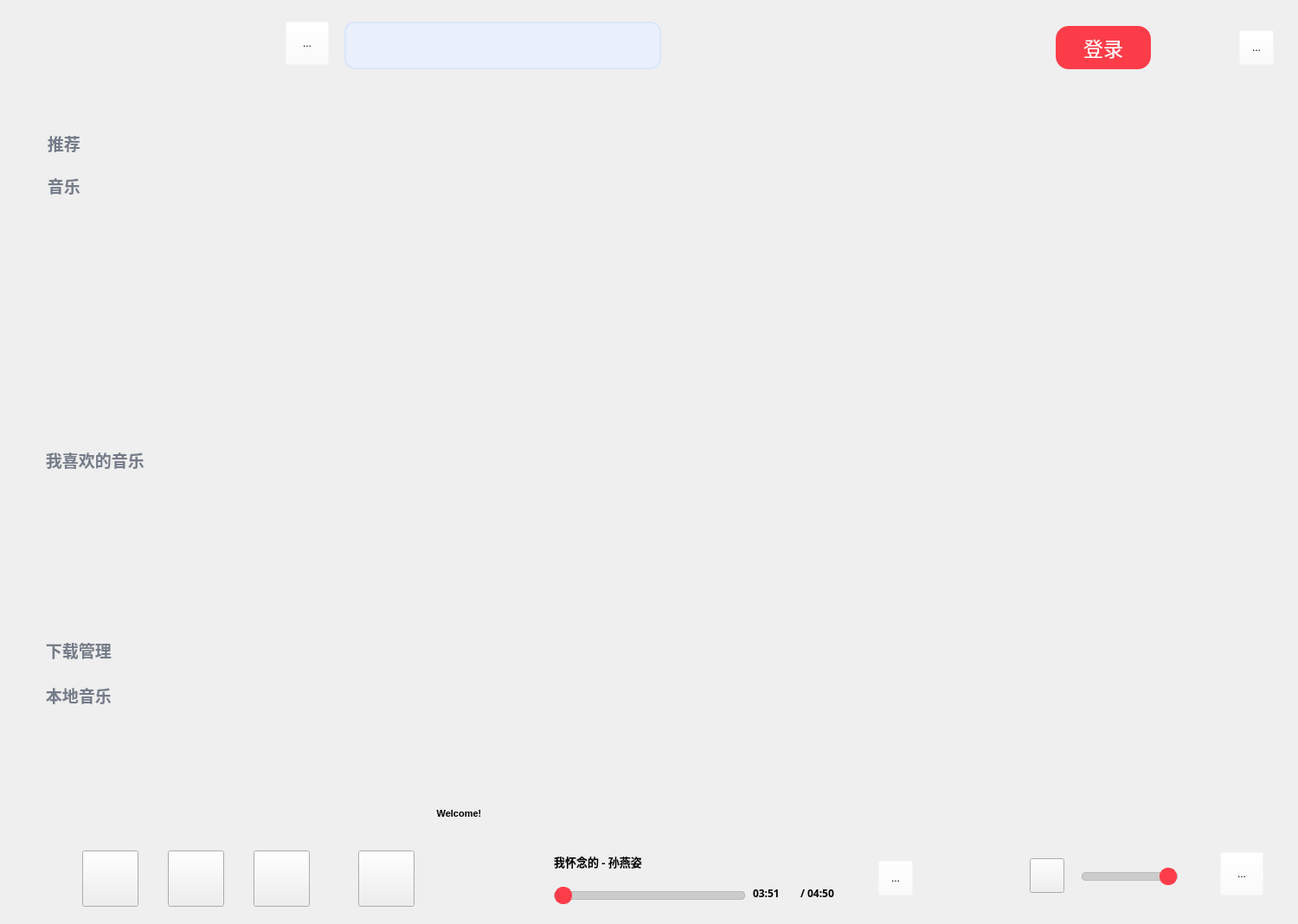
<?xml version="1.0" encoding="UTF-8"?>
<ui version="4.0">
 <class>Widget</class>
 <widget class="QWidget" name="Widget">
  <property name="geometry">
   <rect>
    <x>0</x>
    <y>0</y>
    <width>1500</width>
    <height>1068</height>
   </rect>
  </property>
  <property name="windowTitle">
   <string>Widget</string>
  </property>
  <widget class="QLabel" name="currentLyric">
   <property name="geometry">
    <rect>
     <x>320</x>
     <y>920</y>
     <width>421</width>
     <height>41</height>
    </rect>
   </property>
   <property name="font">
    <font>
     <family>Microsoft YaHei UI</family>
     <pointsize>8</pointsize>
     <weight>75</weight>
     <bold>true</bold>
     <kerning>true</kerning>
    </font>
   </property>
   <property name="text">
    <string>Welcome!</string>
   </property>
   <property name="alignment">
    <set>Qt::AlignCenter</set>
   </property>
  </widget>
  <widget class="QStackedWidget" name="stackedWidget">
   <property name="geometry">
    <rect>
     <x>292</x>
     <y>80</y>
     <width>1200</width>
     <height>850</height>
    </rect>
   </property>
   <property name="styleSheet">
    <string notr="true"/>
   </property>
   <property name="currentIndex">
    <number>2</number>
   </property>
   <widget class="QWidget" name="page_music">
    <widget class="RotateWidget" name="PostWidget" native="true">
     <property name="geometry">
      <rect>
       <x>150</x>
       <y>220</y>
       <width>400</width>
       <height>400</height>
      </rect>
     </property>
     <property name="sizePolicy">
      <sizepolicy hsizetype="Fixed" vsizetype="Fixed">
       <horstretch>0</horstretch>
       <verstretch>0</verstretch>
      </sizepolicy>
     </property>
     <property name="minimumSize">
      <size>
       <width>400</width>
       <height>400</height>
      </size>
     </property>
    </widget>
    <widget class="QWidget" name="widget_4" native="true">
     <property name="geometry">
      <rect>
       <x>673</x>
       <y>130</y>
       <width>461</width>
       <height>671</height>
      </rect>
     </property>
     <layout class="QVBoxLayout" name="verticalLayout">
      <item>
       <widget class="QLabel" name="lyricLabel_1">
        <property name="minimumSize">
         <size>
          <width>200</width>
          <height>40</height>
         </size>
        </property>
        <property name="font">
         <font>
          <family>微软雅黑 Light</family>
          <pointsize>13</pointsize>
          <stylestrategy>PreferAntialias</stylestrategy>
         </font>
        </property>
        <property name="text">
         <string/>
        </property>
        <property name="alignment">
         <set>Qt::AlignLeading|Qt::AlignLeft|Qt::AlignVCenter</set>
        </property>
        <property name="wordWrap">
         <bool>true</bool>
        </property>
       </widget>
      </item>
      <item>
       <widget class="QLabel" name="lyricLabel_2">
        <property name="minimumSize">
         <size>
          <width>200</width>
          <height>40</height>
         </size>
        </property>
        <property name="font">
         <font>
          <family>微软雅黑 Light</family>
          <pointsize>13</pointsize>
          <stylestrategy>PreferAntialias</stylestrategy>
         </font>
        </property>
        <property name="text">
         <string/>
        </property>
        <property name="alignment">
         <set>Qt::AlignLeading|Qt::AlignLeft|Qt::AlignVCenter</set>
        </property>
        <property name="wordWrap">
         <bool>true</bool>
        </property>
       </widget>
      </item>
      <item>
       <widget class="QLabel" name="lyricLabel_3">
        <property name="minimumSize">
         <size>
          <width>250</width>
          <height>50</height>
         </size>
        </property>
        <property name="font">
         <font>
          <family>微软雅黑</family>
          <pointsize>16</pointsize>
          <weight>75</weight>
          <bold>true</bold>
          <underline>false</underline>
         </font>
        </property>
        <property name="text">
         <string>Welcome!</string>
        </property>
        <property name="alignment">
         <set>Qt::AlignLeading|Qt::AlignLeft|Qt::AlignVCenter</set>
        </property>
        <property name="wordWrap">
         <bool>true</bool>
        </property>
       </widget>
      </item>
      <item>
       <widget class="QLabel" name="lyricLabel_4">
        <property name="minimumSize">
         <size>
          <width>200</width>
          <height>40</height>
         </size>
        </property>
        <property name="font">
         <font>
          <family>微软雅黑 Light</family>
          <pointsize>13</pointsize>
          <stylestrategy>PreferAntialias</stylestrategy>
         </font>
        </property>
        <property name="text">
         <string/>
        </property>
        <property name="alignment">
         <set>Qt::AlignLeading|Qt::AlignLeft|Qt::AlignVCenter</set>
        </property>
        <property name="wordWrap">
         <bool>true</bool>
        </property>
       </widget>
      </item>
      <item>
       <widget class="QLabel" name="lyricLabel_5">
        <property name="minimumSize">
         <size>
          <width>200</width>
          <height>40</height>
         </size>
        </property>
        <property name="font">
         <font>
          <family>微软雅黑 Light</family>
          <pointsize>13</pointsize>
          <stylestrategy>PreferAntialias</stylestrategy>
         </font>
        </property>
        <property name="text">
         <string/>
        </property>
        <property name="alignment">
         <set>Qt::AlignLeading|Qt::AlignLeft|Qt::AlignVCenter</set>
        </property>
        <property name="wordWrap">
         <bool>true</bool>
        </property>
       </widget>
      </item>
      <item>
       <widget class="QLabel" name="lyricLabel_6">
        <property name="minimumSize">
         <size>
          <width>200</width>
          <height>40</height>
         </size>
        </property>
        <property name="font">
         <font>
          <family>微软雅黑 Light</family>
          <pointsize>13</pointsize>
          <stylestrategy>PreferAntialias</stylestrategy>
         </font>
        </property>
        <property name="styleSheet">
         <string notr="true"/>
        </property>
        <property name="text">
         <string/>
        </property>
        <property name="alignment">
         <set>Qt::AlignLeading|Qt::AlignLeft|Qt::AlignVCenter</set>
        </property>
        <property name="wordWrap">
         <bool>true</bool>
        </property>
       </widget>
      </item>
      <item>
       <widget class="QLabel" name="lyricLabel_7">
        <property name="minimumSize">
         <size>
          <width>200</width>
          <height>40</height>
         </size>
        </property>
        <property name="font">
         <font>
          <family>微软雅黑 Light</family>
          <pointsize>13</pointsize>
          <stylestrategy>PreferAntialias</stylestrategy>
         </font>
        </property>
        <property name="styleSheet">
         <string notr="true"/>
        </property>
        <property name="text">
         <string/>
        </property>
        <property name="alignment">
         <set>Qt::AlignLeading|Qt::AlignLeft|Qt::AlignVCenter</set>
        </property>
        <property name="wordWrap">
         <bool>true</bool>
        </property>
       </widget>
      </item>
      <item>
       <widget class="QLabel" name="lyricLabel_8">
        <property name="minimumSize">
         <size>
          <width>200</width>
          <height>40</height>
         </size>
        </property>
        <property name="font">
         <font>
          <family>微软雅黑 Light</family>
          <pointsize>13</pointsize>
          <stylestrategy>PreferAntialias</stylestrategy>
         </font>
        </property>
        <property name="styleSheet">
         <string notr="true"/>
        </property>
        <property name="text">
         <string/>
        </property>
        <property name="alignment">
         <set>Qt::AlignLeading|Qt::AlignLeft|Qt::AlignVCenter</set>
        </property>
        <property name="wordWrap">
         <bool>true</bool>
        </property>
       </widget>
      </item>
      <item>
       <widget class="QLabel" name="lyricLabel_9">
        <property name="minimumSize">
         <size>
          <width>200</width>
          <height>40</height>
         </size>
        </property>
        <property name="font">
         <font>
          <family>微软雅黑 Light</family>
          <pointsize>13</pointsize>
          <stylestrategy>PreferAntialias</stylestrategy>
         </font>
        </property>
        <property name="styleSheet">
         <string notr="true"/>
        </property>
        <property name="text">
         <string/>
        </property>
        <property name="alignment">
         <set>Qt::AlignLeading|Qt::AlignLeft|Qt::AlignVCenter</set>
        </property>
        <property name="wordWrap">
         <bool>true</bool>
        </property>
       </widget>
      </item>
     </layout>
    </widget>
   </widget>
   <widget class="QWidget" name="page_home">
    <widget class="QLabel" name="label_enter_hotlist">
     <property name="geometry">
      <rect>
       <x>60</x>
       <y>80</y>
       <width>280</width>
       <height>280</height>
      </rect>
     </property>
     <property name="mouseTracking">
      <bool>true</bool>
     </property>
     <property name="styleSheet">
      <string notr="true"/>
     </property>
     <property name="text">
      <string/>
     </property>
    </widget>
    <widget class="QLabel" name="label_enter_newlist">
     <property name="geometry">
      <rect>
       <x>440</x>
       <y>80</y>
       <width>280</width>
       <height>280</height>
      </rect>
     </property>
     <property name="styleSheet">
      <string notr="true"/>
     </property>
     <property name="text">
      <string/>
     </property>
    </widget>
    <widget class="QLabel" name="label_enter_uplist">
     <property name="geometry">
      <rect>
       <x>830</x>
       <y>80</y>
       <width>280</width>
       <height>280</height>
      </rect>
     </property>
     <property name="styleSheet">
      <string notr="true"/>
     </property>
     <property name="text">
      <string/>
     </property>
    </widget>
    <widget class="QLabel" name="label_enter_goldlist">
     <property name="geometry">
      <rect>
       <x>60</x>
       <y>460</y>
       <width>280</width>
       <height>280</height>
      </rect>
     </property>
     <property name="styleSheet">
      <string notr="true"/>
     </property>
     <property name="text">
      <string/>
     </property>
    </widget>
    <widget class="QLabel" name="label_enter_jaylist">
     <property name="geometry">
      <rect>
       <x>440</x>
       <y>460</y>
       <width>280</width>
       <height>280</height>
      </rect>
     </property>
     <property name="styleSheet">
      <string notr="true"/>
     </property>
     <property name="text">
      <string/>
     </property>
    </widget>
    <widget class="QLabel" name="label_6">
     <property name="geometry">
      <rect>
       <x>30</x>
       <y>20</y>
       <width>261</width>
       <height>50</height>
      </rect>
     </property>
     <property name="font">
      <font>
       <family>Microsoft YaHei UI</family>
       <pointsize>15</pointsize>
       <weight>75</weight>
       <bold>true</bold>
      </font>
     </property>
     <property name="text">
      <string>歌单广场</string>
     </property>
    </widget>
    <widget class="QLabel" name="label_7">
     <property name="geometry">
      <rect>
       <x>130</x>
       <y>370</y>
       <width>130</width>
       <height>50</height>
      </rect>
     </property>
     <property name="font">
      <font>
       <family>Microsoft YaHei UI</family>
       <pointsize>11</pointsize>
      </font>
     </property>
     <property name="text">
      <string>热门歌曲榜</string>
     </property>
     <property name="alignment">
      <set>Qt::AlignCenter</set>
     </property>
    </widget>
    <widget class="QLabel" name="label_8">
     <property name="geometry">
      <rect>
       <x>520</x>
       <y>370</y>
       <width>130</width>
       <height>50</height>
      </rect>
     </property>
     <property name="font">
      <font>
       <family>Microsoft YaHei UI</family>
       <pointsize>11</pointsize>
      </font>
     </property>
     <property name="text">
      <string>新歌榜</string>
     </property>
     <property name="alignment">
      <set>Qt::AlignCenter</set>
     </property>
    </widget>
    <widget class="QLabel" name="label_9">
     <property name="geometry">
      <rect>
       <x>910</x>
       <y>370</y>
       <width>130</width>
       <height>50</height>
      </rect>
     </property>
     <property name="font">
      <font>
       <family>Microsoft YaHei UI</family>
       <pointsize>11</pointsize>
      </font>
     </property>
     <property name="text">
      <string>飙升榜</string>
     </property>
     <property name="alignment">
      <set>Qt::AlignCenter</set>
     </property>
    </widget>
    <widget class="QLabel" name="label_10">
     <property name="geometry">
      <rect>
       <x>130</x>
       <y>750</y>
       <width>130</width>
       <height>50</height>
      </rect>
     </property>
     <property name="font">
      <font>
       <family>Microsoft YaHei UI</family>
       <pointsize>11</pointsize>
      </font>
     </property>
     <property name="text">
      <string>华语金曲</string>
     </property>
     <property name="alignment">
      <set>Qt::AlignCenter</set>
     </property>
    </widget>
    <widget class="QLabel" name="label_11">
     <property name="geometry">
      <rect>
       <x>520</x>
       <y>750</y>
       <width>130</width>
       <height>50</height>
      </rect>
     </property>
     <property name="font">
      <font>
       <family>Microsoft YaHei UI</family>
       <pointsize>11</pointsize>
      </font>
     </property>
     <property name="text">
      <string>周杰伦精选</string>
     </property>
     <property name="alignment">
      <set>Qt::AlignCenter</set>
     </property>
    </widget>
   </widget>
   <widget class="QWidget" name="page_search">
    <widget class="QListWidget" name="listWidget_search">
     <property name="geometry">
      <rect>
       <x>30</x>
       <y>85</y>
       <width>1138</width>
       <height>735</height>
      </rect>
     </property>
     <property name="styleSheet">
      <string notr="true">QListWidget {
    background-color: transparent; /* 设置QListWidget的背景为透明 */
    border: none; /* 不显示边框 */
    border-radius: 10px; /* 整体圆角 */
	outline:0px;
}

QListWidget::item {
    /*height: 150px; /* 设置每一项的高度 */
    border-radius: 10px; /* 每一项也设置圆角 */
    /*padding: 10px; /* 设置内边距 */
}

QListWidget::item:selected {
    /*background-color: #4CAF50; /* 选中项的背景颜色 */
    /*color: white; /* 选中项的文字颜色 */
}

QListWidget::item:hover {
    background-color: #f0f0f0; /* 鼠标悬停时项的背景颜色 */
    border-radius: 10px; /* 保持圆角 */
}

/* 自定义滑动条的样式 */
QScrollBar:vertical {
    border: none; /* 移除边框 */
    background: #f0f0f0; /* 滑动条背景色 */
    width: 8px; /* 设置滑动条宽度 */
    margin: 0px 0px 0px 0px; /* 滑动条上下的边距 */
    border-radius: 4px; /* 圆角效果 */
}

QScrollBar::handle:vertical {
    background: #bfbfbf; /* 滑块颜色 */
    border-radius: 4px; /* 圆角效果 */
    min-height: 20px; /* 滑块的最小高度 */
}

QScrollBar::handle:vertical:hover {
    background: #a6a6a6; /* 悬停时滑块的颜色 */
}

QScrollBar::add-line:vertical, QScrollBar::sub-line:vertical {
    background: none; /* 隐藏滑动条上下的按钮 */
    height: 0px; /* 移除按钮高度 */
    width: 0px;
}

/* 防止滑块超出范围 */
QScrollBar::add-page:vertical, QScrollBar::sub-page:vertical {
    background: none;
}
</string>
     </property>
    </widget>
    <widget class="QLabel" name="label_searchTitle">
     <property name="geometry">
      <rect>
       <x>40</x>
       <y>20</y>
       <width>1071</width>
       <height>61</height>
      </rect>
     </property>
     <property name="font">
      <font>
       <family>Microsoft YaHei UI</family>
       <pointsize>16</pointsize>
       <weight>75</weight>
       <bold>true</bold>
      </font>
     </property>
     <property name="text">
      <string/>
     </property>
    </widget>
   </widget>
   <widget class="QWidget" name="page_love">
    <widget class="QLabel" name="label_likeCover">
     <property name="geometry">
      <rect>
       <x>60</x>
       <y>40</y>
       <width>300</width>
       <height>300</height>
      </rect>
     </property>
     <property name="styleSheet">
      <string notr="true">background-color: rgb(255, 255, 255);</string>
     </property>
     <property name="text">
      <string>喜欢列表封面</string>
     </property>
    </widget>
    <widget class="QLabel" name="label_likeTitle">
     <property name="geometry">
      <rect>
       <x>400</x>
       <y>40</y>
       <width>300</width>
       <height>60</height>
      </rect>
     </property>
     <property name="font">
      <font>
       <family>Microsoft YaHei UI</family>
       <pointsize>15</pointsize>
       <weight>75</weight>
       <bold>true</bold>
      </font>
     </property>
     <property name="styleSheet">
      <string notr="true"/>
     </property>
     <property name="text">
      <string>我喜欢的音乐</string>
     </property>
    </widget>
    <widget class="QPushButton" name="pushButton_likePlay">
     <property name="geometry">
      <rect>
       <x>400</x>
       <y>270</y>
       <width>160</width>
       <height>70</height>
      </rect>
     </property>
     <property name="font">
      <font>
       <family>Microsoft YaHei UI</family>
       <pointsize>-1</pointsize>
      </font>
     </property>
     <property name="styleSheet">
      <string notr="true">QPushButton
{
    border-radius: 15px; /* 圆角半径 */
    padding: 5px; /* 内边距，避免文本紧贴边框 */
    background-color: #FC3D49; /* 背景颜色 */
    font-size: 23px; /* 字体大小*/
	color: #ffffff;
}
QPushButton:hover
{
    background-color: #e63742; /* 背景颜色 */
}

</string>
     </property>
     <property name="text">
      <string>播放</string>
     </property>
    </widget>
    <widget class="QListWidget" name="listWidget_like">
     <property name="geometry">
      <rect>
       <x>40</x>
       <y>369</y>
       <width>1135</width>
       <height>441</height>
      </rect>
     </property>
     <property name="styleSheet">
      <string notr="true">QListWidget {
    background-color: transparent; /* 设置QListWidget的背景为透明 */
    border: none; /* 不显示边框 */
    border-radius: 10px; /* 整体圆角 */
	outline:0px;
}

QListWidget::item {
    /*height: 150px; /* 设置每一项的高度 */
    border-radius: 10px; /* 每一项也设置圆角 */
    /*padding: 10px; /* 设置内边距 */
}

QListWidget::item:selected {
    /*background-color: #4CAF50; /* 选中项的背景颜色 */
    /*color: white; /* 选中项的文字颜色 */
}

QListWidget::item:hover {
    background-color: #f0f0f0; /* 鼠标悬停时项的背景颜色 */
    border-radius: 10px; /* 保持圆角 */
}
</string>
     </property>
    </widget>
   </widget>
   <widget class="QWidget" name="page_list">
    <widget class="QLabel" name="label_listCover">
     <property name="geometry">
      <rect>
       <x>60</x>
       <y>40</y>
       <width>300</width>
       <height>300</height>
      </rect>
     </property>
     <property name="styleSheet">
      <string notr="true"/>
     </property>
     <property name="text">
      <string/>
     </property>
    </widget>
    <widget class="QLabel" name="label_listTitle">
     <property name="geometry">
      <rect>
       <x>400</x>
       <y>40</y>
       <width>300</width>
       <height>60</height>
      </rect>
     </property>
     <property name="font">
      <font>
       <family>Microsoft YaHei UI</family>
       <pointsize>15</pointsize>
       <weight>75</weight>
       <bold>true</bold>
      </font>
     </property>
     <property name="styleSheet">
      <string notr="true"/>
     </property>
     <property name="text">
      <string>我喜欢的音乐-1</string>
     </property>
     <property name="alignment">
      <set>Qt::AlignLeading|Qt::AlignLeft|Qt::AlignTop</set>
     </property>
    </widget>
    <widget class="QPushButton" name="pushButton_listPlay">
     <property name="geometry">
      <rect>
       <x>400</x>
       <y>270</y>
       <width>160</width>
       <height>70</height>
      </rect>
     </property>
     <property name="font">
      <font>
       <family>Microsoft YaHei UI</family>
       <pointsize>-1</pointsize>
      </font>
     </property>
     <property name="styleSheet">
      <string notr="true">QPushButton
{
    border-radius: 15px; /* 圆角半径 */
    padding: 5px; /* 内边距，避免文本紧贴边框 */
    background-color: #FC3D49; /* 背景颜色 */
    font-size: 23px; /* 字体大小*/
	color: #ffffff;
}
QPushButton:hover
{
    background-color: #e63742; /* 背景颜色 */
}

</string>
     </property>
     <property name="text">
      <string>播放</string>
     </property>
    </widget>
    <widget class="QListWidget" name="listWidget_list">
     <property name="geometry">
      <rect>
       <x>40</x>
       <y>369</y>
       <width>1138</width>
       <height>465</height>
      </rect>
     </property>
     <property name="styleSheet">
      <string notr="true">QListWidget {
    background-color: transparent; /* 设置QListWidget的背景为透明 */
    border: none; /* 不显示边框 */
    border-radius: 10px; /* 整体圆角 */
	outline:0px;
}

QListWidget::item {
    /*height: 150px; /* 设置每一项的高度 */
    border-radius: 10px; /* 每一项也设置圆角 */
    /*padding: 10px; /* 设置内边距 */
}

QListWidget::item:selected {
    /*background-color: #4CAF50; /* 选中项的背景颜色 */
    /*color: white; /* 选中项的文字颜色 */
}

QListWidget::item:hover {
    background-color: #f0f0f0; /* 鼠标悬停时项的背景颜色 */
    border-radius: 10px; /* 保持圆角 */
}

/* 自定义滑动条的样式 */
QScrollBar:vertical {
    border: none; /* 移除边框 */
    background: #f0f0f0; /* 滑动条背景色 */
    width: 8px; /* 设置滑动条宽度 */
    margin: 0px 0px 0px 0px; /* 滑动条上下的边距 */
    border-radius: 4px; /* 圆角效果 */
}

QScrollBar::handle:vertical {
    background: #bfbfbf; /* 滑块颜色 */
    border-radius: 4px; /* 圆角效果 */
    min-height: 20px; /* 滑块的最小高度 */
}

QScrollBar::handle:vertical:hover {
    background: #a6a6a6; /* 悬停时滑块的颜色 */
}

QScrollBar::add-line:vertical, QScrollBar::sub-line:vertical {
    background: none; /* 隐藏滑动条上下的按钮 */
    height: 0px; /* 移除按钮高度 */
    width: 0px;
}

/* 防止滑块超出范围 */
QScrollBar::add-page:vertical, QScrollBar::sub-page:vertical {
    background: none;
}
</string>
     </property>
    </widget>
   </widget>
   <widget class="QWidget" name="page_download"/>
   <widget class="QWidget" name="page_local"/>
  </widget>
  <widget class="QPushButton" name="pushButton_page_music">
   <property name="geometry">
    <rect>
     <x>38</x>
     <y>190</y>
     <width>222</width>
     <height>48</height>
    </rect>
   </property>
   <property name="font">
    <font>
     <family>微软雅黑 Light</family>
     <pointsize>-1</pointsize>
     <weight>75</weight>
     <bold>true</bold>
    </font>
   </property>
   <property name="styleSheet">
    <string notr="true">QPushButton {
    background-color: transparent;
    border: 2px solid transparent;
    border-radius: 10px;
	text-align: left; padding-left: 10px;
    color: #757c8a;
	font-size: 19px;
}

QPushButton:hover {
    background-color: rgba(169, 169, 169, 0.5);  /* 灰色提示 */
}
</string>
   </property>
   <property name="text">
    <string> 音乐</string>
   </property>
   <property name="icon">
    <iconset resource="resource.qrc">
     <normaloff>:/img/page_play.png</normaloff>:/img/page_play.png</iconset>
   </property>
   <property name="iconSize">
    <size>
     <width>34</width>
     <height>34</height>
    </size>
   </property>
  </widget>
  <widget class="QPushButton" name="pushButton_page_home">
   <property name="geometry">
    <rect>
     <x>38</x>
     <y>141</y>
     <width>222</width>
     <height>48</height>
    </rect>
   </property>
   <property name="font">
    <font>
     <family>微软雅黑 Light</family>
     <pointsize>-1</pointsize>
     <weight>75</weight>
     <bold>true</bold>
    </font>
   </property>
   <property name="styleSheet">
    <string notr="true">QPushButton {
    background-color: transparent;
    border: 2px solid transparent;
    border-radius: 10px;
    /*padding: 10px 15px;*/
	color: #757c8a;
	font-size: 19px;
	text-align: left; padding-left: 10px;
}

QPushButton:hover {
    background-color: rgba(169, 169, 169, 0.5);  /* 灰色提示 */
}

</string>
   </property>
   <property name="text">
    <string> 推荐</string>
   </property>
   <property name="icon">
    <iconset resource="resource.qrc">
     <normaloff>:/img/page_home.png</normaloff>:/img/page_home.png</iconset>
   </property>
   <property name="iconSize">
    <size>
     <width>34</width>
     <height>34</height>
    </size>
   </property>
  </widget>
  <widget class="QPushButton" name="pushButton_page_love">
   <property name="geometry">
    <rect>
     <x>36</x>
     <y>507</y>
     <width>222</width>
     <height>48</height>
    </rect>
   </property>
   <property name="font">
    <font>
     <family>微软雅黑 Light</family>
     <pointsize>-1</pointsize>
     <weight>75</weight>
     <bold>true</bold>
    </font>
   </property>
   <property name="styleSheet">
    <string notr="true">QPushButton {
    background-color: transparent;
    border: 2px solid transparent;
    border-radius: 10px;
   	text-align: left; padding-left: 10px;
    color: #757c8a;
	font-size: 19px;
}

QPushButton:hover {
    background-color: rgba(169, 169, 169, 0.5);  /* 灰色提示 */
}
</string>
   </property>
   <property name="text">
    <string> 我喜欢的音乐</string>
   </property>
   <property name="icon">
    <iconset resource="resource.qrc">
     <normaloff>:/img/list_love.png</normaloff>:/img/list_love.png</iconset>
   </property>
   <property name="iconSize">
    <size>
     <width>30</width>
     <height>30</height>
    </size>
   </property>
  </widget>
  <widget class="QPushButton" name="pushButton_page_download">
   <property name="geometry">
    <rect>
     <x>36</x>
     <y>727</y>
     <width>222</width>
     <height>48</height>
    </rect>
   </property>
   <property name="font">
    <font>
     <family>微软雅黑 Light</family>
     <pointsize>-1</pointsize>
     <weight>75</weight>
     <bold>true</bold>
    </font>
   </property>
   <property name="styleSheet">
    <string notr="true">QPushButton {
    background-color: transparent;
    border: 2px solid transparent;
    border-radius: 10px;
    text-align: left; padding-left: 10px;
    color: #757c8a;
	font-size: 19px;
}

QPushButton:hover {
    background-color: rgba(169, 169, 169, 0.5);  /* 灰色提示 */
}
</string>
   </property>
   <property name="text">
    <string> 下载管理</string>
   </property>
   <property name="icon">
    <iconset resource="resource.qrc">
     <normaloff>:/img/list_download.png</normaloff>:/img/list_download.png</iconset>
   </property>
   <property name="iconSize">
    <size>
     <width>34</width>
     <height>34</height>
    </size>
   </property>
  </widget>
  <widget class="QPushButton" name="pushButton_page_local">
   <property name="geometry">
    <rect>
     <x>36</x>
     <y>779</y>
     <width>222</width>
     <height>48</height>
    </rect>
   </property>
   <property name="font">
    <font>
     <family>微软雅黑 Light</family>
     <pointsize>-1</pointsize>
     <weight>75</weight>
     <bold>true</bold>
    </font>
   </property>
   <property name="styleSheet">
    <string notr="true">QPushButton {
    background-color: transparent;
    border: 2px solid transparent;
    border-radius: 10px;
    text-align: left; padding-left: 10px;
    color: #757c8a;
	font-size: 19px;
}

QPushButton:hover {
    background-color: rgba(169, 169, 169, 0.5);  /* 灰色提示 */
}
</string>
   </property>
   <property name="text">
    <string> 本地音乐</string>
   </property>
   <property name="icon">
    <iconset resource="resource.qrc">
     <normaloff>:/img/list_local.png</normaloff>:/img/list_local.png</iconset>
   </property>
   <property name="iconSize">
    <size>
     <width>34</width>
     <height>34</height>
    </size>
   </property>
  </widget>
  <widget class="QPushButton" name="pushButton_login">
   <property name="geometry">
    <rect>
     <x>1220</x>
     <y>30</y>
     <width>110</width>
     <height>50</height>
    </rect>
   </property>
   <property name="font">
    <font>
     <family>Microsoft YaHei UI</family>
     <pointsize>-1</pointsize>
    </font>
   </property>
   <property name="styleSheet">
    <string notr="true">QPushButton
{
    border-radius: 15px; /* 圆角半径 */
    padding: 5px; /* 内边距，避免文本紧贴边框 */
    background-color: #FC3D49; /* 背景颜色 */
    font-size: 23px; /* 字体大小*/
	color: #ffffff;
}
QPushButton:hover
{
    background-color: #e63742; /* 背景颜色 */
}

</string>
   </property>
   <property name="text">
    <string>登录</string>
   </property>
  </widget>
  <widget class="QToolButton" name="toolButton_playlist">
   <property name="geometry">
    <rect>
     <x>1410</x>
     <y>985</y>
     <width>50</width>
     <height>50</height>
    </rect>
   </property>
   <property name="styleSheet">
    <string notr="true">background-color:rgba(255,255,255,0);</string>
   </property>
   <property name="text">
    <string>...</string>
   </property>
   <property name="icon">
    <iconset resource="resource.qrc">
     <normaloff>:/img/icon_playlist.png</normaloff>:/img/icon_playlist.png</iconset>
   </property>
   <property name="iconSize">
    <size>
     <width>50</width>
     <height>50</height>
    </size>
   </property>
  </widget>
  <widget class="QToolButton" name="toolButton_settings">
   <property name="geometry">
    <rect>
     <x>1432</x>
     <y>35</y>
     <width>40</width>
     <height>40</height>
    </rect>
   </property>
   <property name="styleSheet">
    <string notr="true">QToolButton
{
	background-color:rgba(255,255,255,0);
}

QToolButton::menu-indicator
{
     /* 该代码用于设计隐藏三角形箭头 */
     width:0px;

}
</string>
   </property>
   <property name="text">
    <string>...</string>
   </property>
   <property name="icon">
    <iconset resource="resource.qrc">
     <normaloff>:/img/setting.png</normaloff>:/img/setting.png</iconset>
   </property>
   <property name="iconSize">
    <size>
     <width>40</width>
     <height>40</height>
    </size>
   </property>
   <property name="arrowType">
    <enum>Qt::NoArrow</enum>
   </property>
  </widget>
  <widget class="QToolButton" name="toolButton_like">
   <property name="geometry">
    <rect>
     <x>1015</x>
     <y>995</y>
     <width>40</width>
     <height>40</height>
    </rect>
   </property>
   <property name="minimumSize">
    <size>
     <width>40</width>
     <height>40</height>
    </size>
   </property>
   <property name="styleSheet">
    <string notr="true">background-color:rgba(255,255,255,0);</string>
   </property>
   <property name="text">
    <string>...</string>
   </property>
   <property name="icon">
    <iconset resource="resource.qrc">
     <normaloff>:/img/dislike.png</normaloff>:/img/dislike.png</iconset>
   </property>
   <property name="iconSize">
    <size>
     <width>40</width>
     <height>40</height>
    </size>
   </property>
  </widget>
  <widget class="QWidget" name="widget" native="true">
   <property name="geometry">
    <rect>
     <x>80</x>
     <y>970</y>
     <width>415</width>
     <height>91</height>
    </rect>
   </property>
   <property name="minimumSize">
    <size>
     <width>293</width>
     <height>86</height>
    </size>
   </property>
   <layout class="QHBoxLayout" name="horizontalLayout">
    <item>
     <widget class="QPushButton" name="prevBtn">
      <property name="minimumSize">
       <size>
        <width>65</width>
        <height>65</height>
       </size>
      </property>
      <property name="maximumSize">
       <size>
        <width>65</width>
        <height>65</height>
       </size>
      </property>
      <property name="text">
       <string/>
      </property>
     </widget>
    </item>
    <item>
     <spacer name="horizontalSpacer_3">
      <property name="orientation">
       <enum>Qt::Horizontal</enum>
      </property>
      <property name="sizeType">
       <enum>QSizePolicy::Fixed</enum>
      </property>
      <property name="sizeHint" stdset="0">
       <size>
        <width>13</width>
        <height>20</height>
       </size>
      </property>
     </spacer>
    </item>
    <item>
     <widget class="QPushButton" name="playerBtn">
      <property name="minimumSize">
       <size>
        <width>65</width>
        <height>65</height>
       </size>
      </property>
      <property name="maximumSize">
       <size>
        <width>65</width>
        <height>65</height>
       </size>
      </property>
      <property name="text">
       <string/>
      </property>
     </widget>
    </item>
    <item>
     <spacer name="horizontalSpacer_2">
      <property name="orientation">
       <enum>Qt::Horizontal</enum>
      </property>
      <property name="sizeType">
       <enum>QSizePolicy::Fixed</enum>
      </property>
      <property name="sizeHint" stdset="0">
       <size>
        <width>13</width>
        <height>20</height>
       </size>
      </property>
     </spacer>
    </item>
    <item>
     <widget class="QPushButton" name="nextBtn">
      <property name="minimumSize">
       <size>
        <width>65</width>
        <height>65</height>
       </size>
      </property>
      <property name="maximumSize">
       <size>
        <width>65</width>
        <height>65</height>
       </size>
      </property>
      <property name="text">
       <string/>
      </property>
     </widget>
    </item>
    <item>
     <spacer name="horizontalSpacer">
      <property name="orientation">
       <enum>Qt::Horizontal</enum>
      </property>
      <property name="sizeType">
       <enum>QSizePolicy::Fixed</enum>
      </property>
      <property name="sizeHint" stdset="0">
       <size>
        <width>35</width>
        <height>20</height>
       </size>
      </property>
     </spacer>
    </item>
    <item>
     <widget class="QPushButton" name="modeBtn">
      <property name="minimumSize">
       <size>
        <width>65</width>
        <height>65</height>
       </size>
      </property>
      <property name="maximumSize">
       <size>
        <width>65</width>
        <height>65</height>
       </size>
      </property>
      <property name="text">
       <string/>
      </property>
     </widget>
    </item>
   </layout>
  </widget>
  <widget class="QWidget" name="widget_2" native="true">
   <property name="geometry">
    <rect>
     <x>520</x>
     <y>959</y>
     <width>485</width>
     <height>101</height>
    </rect>
   </property>
   <property name="minimumSize">
    <size>
     <width>461</width>
     <height>101</height>
    </size>
   </property>
   <property name="layoutDirection">
    <enum>Qt::LeftToRight</enum>
   </property>
   <widget class="QLabel" name="albumPic">
    <property name="geometry">
     <rect>
      <x>10</x>
      <y>10</y>
      <width>85</width>
      <height>85</height>
     </rect>
    </property>
    <property name="styleSheet">
     <string notr="true">QLabel {
    /*border-radius: 10px;  /* 设置圆角半径 */
    /*padding: 5px;  /* 可选，给文本周围留些空白 */

}</string>
    </property>
    <property name="text">
     <string/>
    </property>
   </widget>
   <widget class="QSlider" name="processBar">
    <property name="geometry">
     <rect>
      <x>120</x>
      <y>65</y>
      <width>221</width>
      <height>22</height>
     </rect>
    </property>
    <property name="sizePolicy">
     <sizepolicy hsizetype="Preferred" vsizetype="Preferred">
      <horstretch>0</horstretch>
      <verstretch>0</verstretch>
     </sizepolicy>
    </property>
    <property name="styleSheet">
     <string notr="true">QSlider::groove:horizontal {
    border: 1px solid #bbb; /* 滑槽的边框颜色 */
    background: #ccc; /* 滑槽的背景颜色 */
    height: 8px; /* 滑槽的高度 */
    border-radius: 4px; /* 滑槽的圆角半径 */
}
 
QSlider::handle:horizontal {
    background: #FC3D49; /* 滑块的背景颜色 */
    border: 1px solid #FC3D49; /* 滑块的边框颜色 */
    width: 18px; /* 滑块的宽度 */
    height: 18px; /* 滑块的高度 */
    border-radius: 9px; /* 滑块的圆角半径，确保滑块是圆形 */
    margin: -6px 0; /* 滑块超出滑槽的边距 */
}
 
QSlider::sub-page:horizontal {
    /* 使用线性渐变实现已通过部分的渐变效果 */
    background: qlineargradient(
        spread: pad, /* 填充模式 */
        x1: 0, y1: 0, /* 起点位置 */
        x2: 1, y2: 0, /* 终点位置（水平渐变） */
        stop: 0 #FC3D49, /* 起始颜色 */
        stop: 1 #fc9c9e /* 结束颜色 */
    );
    /*border: 1px solid #FC3D49; /* 已通过部分的边框颜色 */
    height: 8px; /* 已通过部分的高度 */
    border-radius: 4px; /* 已通过部分的圆角半径 */
}
 
QSlider::add-page:horizontal {
    background: #ccc; /* 未通过部分的背景颜色 */
    border: 1px solid #bbb; /* 未通过部分的边框颜色 */
    height: 8px; /* 未通过部分的高度 */
    border-radius: 4px; /* 未通过部分的圆角半径 */
}
</string>
    </property>
    <property name="orientation">
     <enum>Qt::Horizontal</enum>
    </property>
   </widget>
   <widget class="QLabel" name="songName">
    <property name="geometry">
     <rect>
      <x>120</x>
      <y>25</y>
      <width>350</width>
      <height>23</height>
     </rect>
    </property>
    <property name="font">
     <font>
      <family>Microsoft YaHei UI Light</family>
      <pointsize>10</pointsize>
      <weight>75</weight>
      <bold>true</bold>
     </font>
    </property>
    <property name="text">
     <string>我怀念的 - 孙燕姿</string>
    </property>
   </widget>
   <widget class="QLabel" name="currentTime">
    <property name="geometry">
     <rect>
      <x>350</x>
      <y>58</y>
      <width>55</width>
      <height>30</height>
     </rect>
    </property>
    <property name="font">
     <font>
      <family>微软雅黑 Light</family>
      <weight>75</weight>
      <bold>true</bold>
     </font>
    </property>
    <property name="text">
     <string>03:51</string>
    </property>
   </widget>
   <widget class="QLabel" name="totalTime">
    <property name="geometry">
     <rect>
      <x>405</x>
      <y>58</y>
      <width>71</width>
      <height>30</height>
     </rect>
    </property>
    <property name="font">
     <font>
      <family>微软雅黑 Light</family>
      <weight>75</weight>
      <bold>true</bold>
     </font>
    </property>
    <property name="text">
     <string>/ 04:50</string>
    </property>
   </widget>
  </widget>
  <widget class="QWidget" name="widget_3" native="true">
   <property name="geometry">
    <rect>
     <x>1180</x>
     <y>962</y>
     <width>221</width>
     <height>80</height>
    </rect>
   </property>
   <property name="minimumSize">
    <size>
     <width>181</width>
     <height>80</height>
    </size>
   </property>
   <widget class="QSlider" name="soundBar">
    <property name="geometry">
     <rect>
      <x>70</x>
      <y>40</y>
      <width>111</width>
      <height>22</height>
     </rect>
    </property>
    <property name="styleSheet">
     <string notr="true">QSlider::groove:horizontal {
    border: 1px solid #bbb; /* 滑槽的边框颜色 */
    background: #ccc; /* 滑槽的背景颜色 */
    height: 8px; /* 滑槽的高度 */
    border-radius: 4px; /* 滑槽的圆角半径 */
}
 
QSlider::handle:horizontal {
    background: #FC3D49; /* 滑块的背景颜色 */
    border: 1px solid #FC3D49; /* 滑块的边框颜色 */
    width: 18px; /* 滑块的宽度 */
    height: 18px; /* 滑块的高度 */
    border-radius: 9px; /* 滑块的圆角半径，确保滑块是圆形 */
    margin: -6px 0; /* 滑块超出滑槽的边距 */
}
 
QSlider::sub-page:horizontal {
    /* 使用线性渐变实现已通过部分的渐变效果 */
    background: qlineargradient(
        spread: pad, /* 填充模式 */
        x1: 0, y1: 0, /* 起点位置 */
        x2: 1, y2: 0, /* 终点位置（水平渐变） */
        stop: 0 #FC3D49, /* 起始颜色 */
        stop: 1 #fc9c9e /* 结束颜色 */
    );
    /*border: 1px solid #FC3D49; /* 已通过部分的边框颜色 */
    height: 8px; /* 已通过部分的高度 */
    border-radius: 4px; /* 已通过部分的圆角半径 */
}
 
QSlider::add-page:horizontal {
    background: #ccc; /* 未通过部分的背景颜色 */
    border: 1px solid #bbb; /* 未通过部分的边框颜色 */
    height: 8px; /* 未通过部分的高度 */
    border-radius: 4px; /* 未通过部分的圆角半径 */
}</string>
    </property>
    <property name="value">
     <number>99</number>
    </property>
    <property name="orientation">
     <enum>Qt::Horizontal</enum>
    </property>
   </widget>
   <widget class="QPushButton" name="soundBtn">
    <property name="geometry">
     <rect>
      <x>10</x>
      <y>30</y>
      <width>40</width>
      <height>40</height>
     </rect>
    </property>
    <property name="text">
     <string/>
    </property>
   </widget>
  </widget>
  <widget class="QToolButton" name="toolButton_back">
   <property name="geometry">
    <rect>
     <x>330</x>
     <y>25</y>
     <width>50</width>
     <height>50</height>
    </rect>
   </property>
   <property name="styleSheet">
    <string notr="true">background-color:rgba(255,255,255,0);</string>
   </property>
   <property name="text">
    <string>...</string>
   </property>
   <property name="icon">
    <iconset resource="resource.qrc">
     <normaloff>:/img/back.png</normaloff>:/img/back.png</iconset>
   </property>
  </widget>
  <widget class="QLabel" name="label_headimg">
   <property name="geometry">
    <rect>
     <x>1240</x>
     <y>33</y>
     <width>45</width>
     <height>45</height>
    </rect>
   </property>
   <property name="styleSheet">
    <string notr="true"/>
   </property>
   <property name="text">
    <string/>
   </property>
  </widget>
  <widget class="QLabel" name="label_username">
   <property name="geometry">
    <rect>
     <x>1295</x>
     <y>40</y>
     <width>131</width>
     <height>31</height>
    </rect>
   </property>
   <property name="font">
    <font>
     <family>Microsoft YaHei UI</family>
    </font>
   </property>
   <property name="styleSheet">
    <string notr="true">color: #757c8a;</string>
   </property>
   <property name="text">
    <string/>
   </property>
  </widget>
  <widget class="QLineEdit" name="lineEdit_search">
   <property name="geometry">
    <rect>
     <x>398</x>
     <y>25</y>
     <width>366</width>
     <height>55</height>
    </rect>
   </property>
   <property name="font">
    <font>
     <family>微软雅黑</family>
     <pointsize>-1</pointsize>
    </font>
   </property>
   <property name="focusPolicy">
    <enum>Qt::ClickFocus</enum>
   </property>
   <property name="styleSheet">
    <string notr="true">QLineEdit {
    /*border: 1px solid #757c8a; /* 边框颜色和宽度 */
	border: 2px solid #D9E6FA; /* 边框颜色和宽度 */
    border-radius: 12px; /* 圆角半径 */
    padding: 5px; /* 内边距，避免文本紧贴边框 */
    /*background-color: #f2f2f2; /* 背景颜色 */
	
	background-color: rgb(234, 240, 251);
    font-size: 21px; /* 字体大小 */
}

QLineEdit:focus {
	/*border: 1px solid; /* 边框颜色和宽度 */
    border-color: #f71d57; /* 聚焦时边框颜色 */
    background-color: #ffffff; /* 聚焦时背景颜色 */
}

QLineEdit::add-action {
	 height: 55px; width: 55px; 
}</string>
   </property>
   <property name="text">
    <string/>
   </property>
  </widget>
  <zorder>currentLyric</zorder>
  <zorder>stackedWidget</zorder>
  <zorder>pushButton_page_music</zorder>
  <zorder>pushButton_page_home</zorder>
  <zorder>pushButton_page_love</zorder>
  <zorder>pushButton_page_download</zorder>
  <zorder>pushButton_page_local</zorder>
  <zorder>toolButton_playlist</zorder>
  <zorder>toolButton_settings</zorder>
  <zorder>toolButton_like</zorder>
  <zorder>widget</zorder>
  <zorder>widget_2</zorder>
  <zorder>widget_3</zorder>
  <zorder>toolButton_back</zorder>
  <zorder>label_headimg</zorder>
  <zorder>label_username</zorder>
  <zorder>pushButton_login</zorder>
  <zorder>lineEdit_search</zorder>
 </widget>
 <customwidgets>
  <customwidget>
   <class>RotateWidget</class>
   <extends>QWidget</extends>
   <header location="global">rotatewidget.h</header>
   <container>1</container>
  </customwidget>
 </customwidgets>
 <resources>
  <include location="resource.qrc"/>
 </resources>
 <connections/>
</ui>
